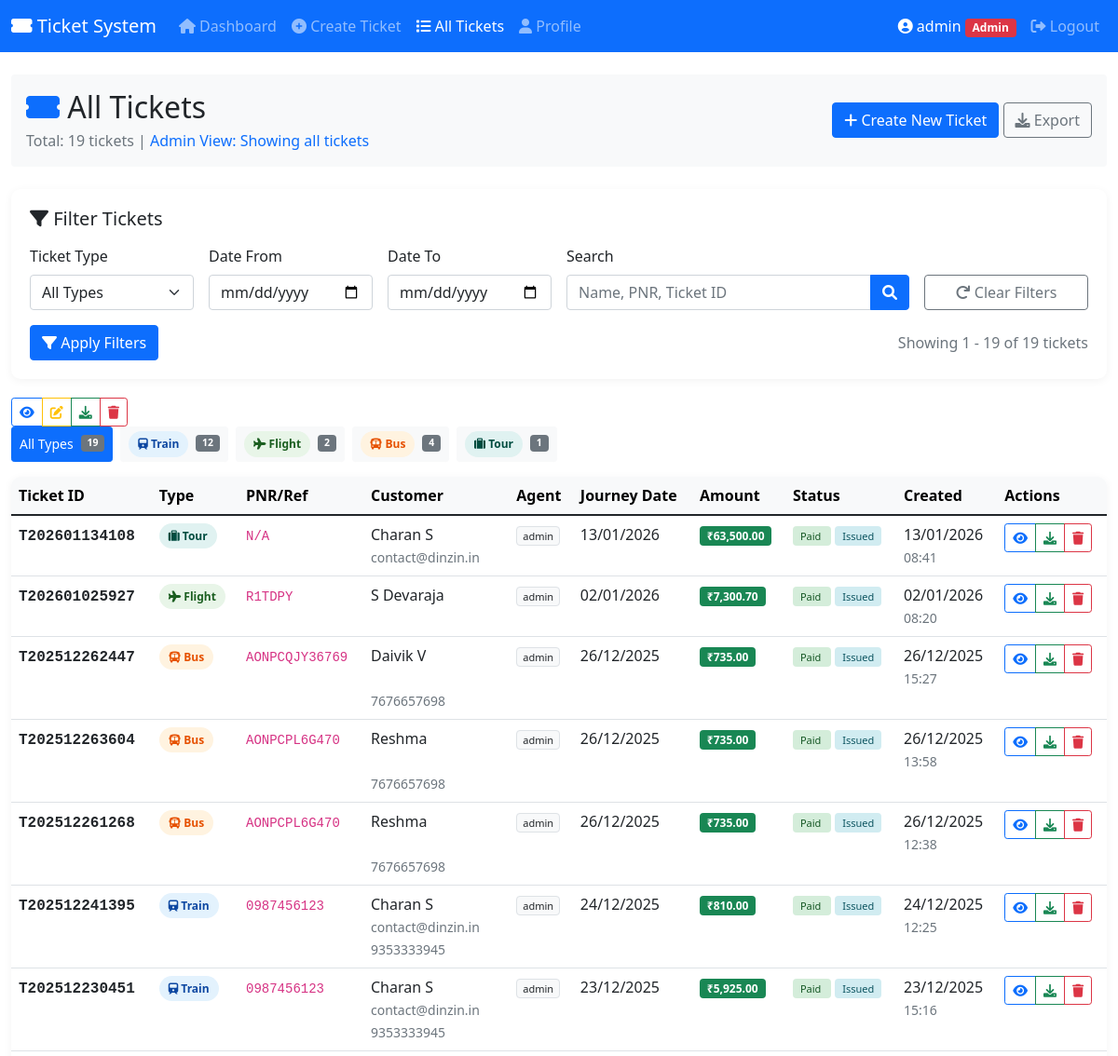
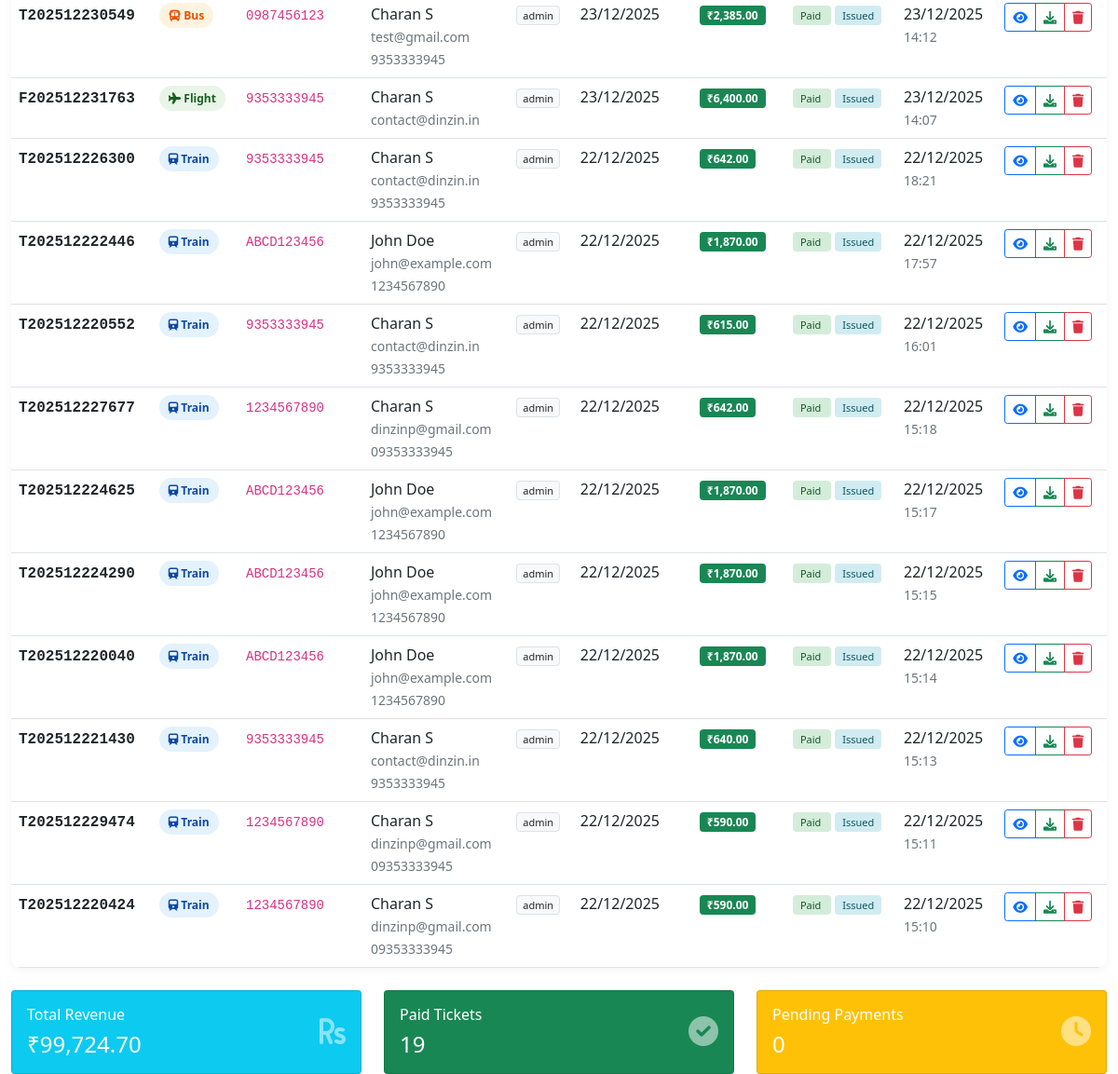
Screenshot of /public/ticket_list.php (signed in) with the database file from the repository (2 pictures, top to bottom).
### tables this page shows
CREATE TABLE `tickets` (
  `ticket_id` varchar(20) NOT NULL,
  `ticket_type` enum('train','flight','bus','cab','tour') NOT NULL,
  `pnr` varchar(20) NOT NULL,
  `booking_date` date NOT NULL,
  `customer_name` varchar(100) NOT NULL,
  `customer_email` varchar(100) DEFAULT NULL,
  `customer_phone` varchar(20) DEFAULT NULL,
  `total_amount` decimal(10,2) NOT NULL,
  `payment_status` enum('paid','pending','cancelled') DEFAULT 'paid',
  `ticket_status` enum('issued','cancelled','refunded') DEFAULT 'issued',
  `ticket_data` longtext NOT NULL CHECK (json_valid(`ticket_data`)),
  `pdf_path` varchar(255) DEFAULT NULL,
  `generated_by` int(11) NOT NULL,
  `generated_at` timestamp NOT NULL DEFAULT current_timestamp(),
  `cancelled_at` timestamp NULL DEFAULT NULL,
  `cancelled_by` int(11) DEFAULT NULL,
  `notes` text DEFAULT NULL
);

### public/ticket_list.php (the view, shortened to what the rows shown need)
<?php
require_once APP_PATH . '/config/database.php';
try {
    $db = getDB();
} catch (Exception $e) {
    die("Database error: " . $e->getMessage());
}
$user_id = $_SESSION['user_id'];
$is_admin = ($_SESSION['role'] ?? '') === 'admin';
$type = $_GET['type'] ?? '';
$search = $_GET['search'] ?? '';
$date_from = $_GET['date_from'] ?? '';
$date_to = $_GET['date_to'] ?? '';
$page = isset($_GET['page']) ? (int)$_GET['page'] : 1;
$limit = 20;
$offset = ($page - 1) * $limit;
$where = $is_admin ? "WHERE 1=1" : "WHERE generated_by = ?";
$query = "SELECT ticket_id, ticket_type, pnr, customer_name, customer_email,
                 customer_phone, total_amount, generated_at, generated_by,
                 payment_status, ticket_status
          FROM tickets $where
          ORDER BY generated_at DESC
          LIMIT ? OFFSET ?";
$stmt = $db->prepare($query);
$paramIndex = 1;
$stmt->bindValue($paramIndex++, (int)$limit, PDO::PARAM_INT);
$stmt->bindValue($paramIndex++, (int)$offset, PDO::PARAM_INT);
$stmt->execute();
$tickets = $stmt->fetchAll();
$agents = [];
if ($is_admin) {
    $agent_stmt = $db->query("SELECT id, username FROM users WHERE is_active = 1");
    $agents = $agent_stmt->fetchAll(PDO::FETCH_KEY_PAIR);
}
?>
<!DOCTYPE html>
<html lang="en">
<head>
    <link href="https://cdn.jsdelivr.net/npm/bootstrap@5.1.3/dist/css/bootstrap.min.css" rel="stylesheet">
    <link rel="stylesheet" href="https://cdnjs.cloudflare.com/ajax/libs/font-awesome/6.0.0/css/all.min.css">
    <link rel="stylesheet" href="https://cdn.jsdelivr.net/npm/flatpickr/dist/flatpickr.min.css">
</head>
<body>
    <div class="container-fluid mt-4">
        <div class="row mb-4">
            <div class="col-12">
                <div class="card bg-light border-0">
                    <div class="card-body">
                        <div class="d-flex justify-content-between align-items-center">
                            <div>
                                <h2 class="mb-1"><i class="fas fa-ticket-alt text-primary"></i> All Tickets</h2>
                            </div>
                        </div>
                    </div>
                </div>
            </div>
        </div>
        <div class="table-container">
            <?php if (empty($tickets)): ?>
                <div class="text-center py-5">
                    <i class="fas fa-ticket-alt fa-3x text-muted mb-3"></i>
                    <h4>No tickets found</h4>
                    <p class="text-muted">
                        <?= empty($search) && empty($type) && empty($date_from) && empty($date_to)
                            ? 'Create your first ticket to get started!'
                            : 'No tickets match your filters.'
                        ?>
                    </p>
                    <?php if (!empty($search) || !empty($type) || !empty($date_from) || !empty($date_to)): ?>
                    <a href="ticket_list.php" class="btn btn-primary">
                        <i class="fas fa-redo"></i> Clear Filters
                    </a>
                    <?php else: ?>
                    <a href="create_ticket.php" class="btn btn-primary">
                        <i class="fas fa-plus"></i> Create Ticket
                    </a>
                    <?php endif; ?>
                </div>
            <?php else: ?>
            <div class="table-responsive">
                <table class="table table-hover mb-0">
                    <thead class="table-light">
                        <tr>
                            <th>Ticket ID</th>
                            <th>Type</th>
                            <th>PNR/Ref</th>
                            <th>Customer</th>
                            <?php if ($is_admin): ?>
                            <th>Agent</th>
                            <?php endif; ?>
                            <th>Journey Date</th>
                            <th>Amount</th>
                            <th>Status</th>
                            <th>Created</th>
                            <th>Actions</th>
                        </tr>
                    </thead>
                    <tbody>
                        <?php foreach ($tickets as $ticket):
                            $typeClass = 'ticket-' . $ticket['ticket_type'];
                            $paymentStatusClass = 'status-' . $ticket['payment_status'];
                            $ticketStatusClass = 'ticket-' . $ticket['ticket_status'];
                        ?>
                        <tr>
                            <td>
                                <strong class="font-monospace"><?= htmlspecialchars($ticket['ticket_id']) ?></strong>
                            </td>
                            <td>
                                <span class="ticket-badge <?= $typeClass ?>">
                                    <i class="fas fa-<?=
                                        $ticket['ticket_type'] === 'flight' ? 'plane' :
                                        ($ticket['ticket_type'] === 'train' ? 'train' :
                                        ($ticket['ticket_type'] === 'bus' ? 'bus' :
                                        ($ticket['ticket_type'] === 'cab' ? 'taxi' : 'suitcase')))
                                    ?>"></i>
                                    <?= ucfirst($ticket['ticket_type']) ?>
                                </span>
                            </td>
                            <td>
                                <code><?= htmlspecialchars($ticket['pnr']) ?></code>
                            </td>
                            <td>
                                <div class="fw-medium"><?= htmlspecialchars($ticket['customer_name']) ?></div>
                                <small class="text-muted">
                                    <?php if (!empty($ticket['customer_email'])): ?>
                                        <?= htmlspecialchars($ticket['customer_email']) ?>
                                    <?php endif; ?>
                                    <?php if (!empty($ticket['customer_phone'])): ?>
                                        <br><?= htmlspecialchars($ticket['customer_phone']) ?>
                                    <?php endif; ?>
                                </small>
                            </td>
                            <?php if ($is_admin): ?>
                            <td>
                                <span class="agent-badge">
                                    <?= htmlspecialchars($agents[$ticket['generated_by']] ?? 'User ' . $ticket['generated_by']) ?>
                                </span>
                            </td>
                            <?php endif; ?>
                            <td>
                                <?= date('d/m/Y', strtotime($ticket['generated_at'])) ?>
                            </td>
                            <td>
                                <span class="badge bg-success">
                                    ₹<?= number_format($ticket['total_amount'], 2) ?>
                                </span>
                            </td>
                            <td>
                                <span class="status-badge <?= $paymentStatusClass ?> me-1">
                                    <?= ucfirst($ticket['payment_status']) ?>
                                </span>
                                <span class="status-badge <?= $ticketStatusClass ?>">
                                    <?= ucfirst($ticket['ticket_status']) ?>
                                </span>
                            </td>
                            <td>
                                <?= date('d/m/Y', strtotime($ticket['generated_at'])) ?><br>
                                <small class="text-muted"><?= date('H:i', strtotime($ticket['generated_at'])) ?></small>
                            </td>
                            <td>
                                <div class="btn-group btn-group-sm">
                                    <a href="view_ticket.php?id=<?= $ticket['ticket_id'] ?>"
                                       class="btn btn-outline-primary" title="View" data-bs-toggle="tooltip">
                                        <i class="fas fa-eye"></i>
                                    </a>
                                    <a href="generate_ticket.php?id=<?= $ticket['ticket_id'] ?>"
                                       class="btn btn-outline-success" title="Download PDF" data-bs-toggle="tooltip">
                                        <i class="fas fa-download"></i>
                                    </a>
                                    <?php if ($is_admin || $ticket['generated_by'] == $user_id): ?>
                                    <button type="button" class="btn btn-outline-danger"
                                            onclick="confirmDelete('<?= $ticket['ticket_id'] ?>')"
                                            title="Delete" data-bs-toggle="tooltip">
                                        <i class="fas fa-trash"></i>
                                    </button>
                                    <?php endif; ?>
                                </div>
                            </td>
                        </tr>
                        <?php endforeach; ?>
                    </tbody>
                </table>
            </div>
            <?php endif; ?>
        </div>
    </div>
</body>
</html>

### rows the page displays
tickets: ticket_id "T202601134108", ticket_type "Tour", pnr "N/A", customer_name "Charan S", customer_email "contact@dinzin.in", generated_by "admin", generated_at "13/01/2026", total_amount "63,500.00", payment_status "Paid", ticket_status "Issued", generated_at "08:41"
tickets: ticket_id "T202601025927", ticket_type "Flight", pnr "R1TDPY", customer_name "S Devaraja", generated_by "admin", generated_at "02/01/2026", total_amount "7,300.70", payment_status "Paid", ticket_status "Issued", generated_at "08:20"
tickets: ticket_id "T202512262447", ticket_type "Bus", pnr "AONPCQJY36769", customer_name "Daivik V", customer_phone "7676657698", generated_by "admin", generated_at "26/12/2025", total_amount "735.00", payment_status "Paid", ticket_status "Issued", generated_at "15:27"
tickets: ticket_id "T202512263604", ticket_type "Bus", pnr "AONPCPL6G470", customer_name "Reshma", customer_phone "7676657698", generated_by "admin", generated_at "26/12/2025", total_amount "735.00", payment_status "Paid", ticket_status "Issued", generated_at "13:58"
tickets: ticket_id "T202512261268", ticket_type "Bus", pnr "AONPCPL6G470", customer_name "Reshma", customer_phone "7676657698", generated_by "admin", generated_at "26/12/2025", total_amount "735.00", payment_status "Paid", ticket_status "Issued", generated_at "12:38"
tickets: ticket_id "T202512241395", ticket_type "Train", pnr "0987456123", customer_name "Charan S", customer_email "contact@dinzin.in", customer_phone "9353333945", generated_by "admin", generated_at "24/12/2025", total_amount "810.00", payment_status "Paid", ticket_status "Issued", generated_at "12:25"
tickets: ticket_id "T202512230451", ticket_type "Train", pnr "0987456123", customer_name "Charan S", customer_email "contact@dinzin.in", customer_phone "9353333945", generated_by "admin", generated_at "23/12/2025", total_amount "5,925.00", payment_status "Paid", ticket_status "Issued", generated_at "15:16"
tickets: ticket_id "T202512230549", ticket_type "Bus", pnr "0987456123", customer_name "Charan S", customer_email "test@gmail.com", customer_phone "9353333945", generated_by "admin", generated_at "23/12/2025", total_amount "2,385.00", payment_status "Paid", ticket_status "Issued", generated_at "14:12"
tickets: ticket_id "F202512231763", ticket_type "Flight", pnr "9353333945", customer_name "Charan S", customer_email "contact@dinzin.in", generated_by "admin", generated_at "23/12/2025", total_amount "6,400.00", payment_status "Paid", ticket_status "Issued", generated_at "14:07"
tickets: ticket_id "T202512226300", ticket_type "Train", pnr "9353333945", customer_name "Charan S", customer_email "contact@dinzin.in", customer_phone "9353333945", generated_by "admin", generated_at "22/12/2025", total_amount "642.00", payment_status "Paid", ticket_status "Issued", generated_at "18:21"
tickets: ticket_id "T202512222446", ticket_type "Train", pnr "ABCD123456", customer_name "John Doe", customer_email "john@example.com", customer_phone "1234567890", generated_by "admin", generated_at "22/12/2025", total_amount "1,870.00", payment_status "Paid", ticket_status "Issued", generated_at "17:57"
tickets: ticket_id "T202512220552", ticket_type "Train", pnr "9353333945", customer_name "Charan S", customer_email "contact@dinzin.in", customer_phone "9353333945", generated_by "admin", generated_at "22/12/2025", total_amount "615.00", payment_status "Paid", ticket_status "Issued", generated_at "16:01"
tickets: ticket_id "T202512227677", ticket_type "Train", pnr "1234567890", customer_name "Charan S", customer_email "dinzinp@gmail.com", customer_phone "09353333945", generated_by "admin", generated_at "22/12/2025", total_amount "642.00", payment_status "Paid", ticket_status "Issued", generated_at "15:18"
tickets: ticket_id "T202512224625", ticket_type "Train", pnr "ABCD123456", customer_name "John Doe", customer_email "john@example.com", customer_phone "1234567890", generated_by "admin", generated_at "22/12/2025", total_amount "1,870.00", payment_status "Paid", ticket_status "Issued", generated_at "15:17"
tickets: ticket_id "T202512224290", ticket_type "Train", pnr "ABCD123456", customer_name "John Doe", customer_email "john@example.com", customer_phone "1234567890", generated_by "admin", generated_at "22/12/2025", total_amount "1,870.00", payment_status "Paid", ticket_status "Issued", generated_at "15:15"
tickets: ticket_id "T202512220040", ticket_type "Train", pnr "ABCD123456", customer_name "John Doe", customer_email "john@example.com", customer_phone "1234567890", generated_by "admin", generated_at "22/12/2025", total_amount "1,870.00", payment_status "Paid", ticket_status "Issued", generated_at "15:14"
tickets: ticket_id "T202512221430", ticket_type "Train", pnr "9353333945", customer_name "Charan S", customer_email "contact@dinzin.in", customer_phone "9353333945", generated_by "admin", generated_at "22/12/2025", total_amount "640.00", payment_status "Paid", ticket_status "Issued", generated_at "15:13"
tickets: ticket_id "T202512229474", ticket_type "Train", pnr "1234567890", customer_name "Charan S", customer_email "dinzinp@gmail.com", customer_phone "09353333945", generated_by "admin", generated_at "22/12/2025", total_amount "590.00", payment_status "Paid", ticket_status "Issued", generated_at "15:11"
tickets: ticket_id "T202512220424", ticket_type "Train", pnr "1234567890", customer_name "Charan S", customer_email "dinzinp@gmail.com", customer_phone "09353333945", generated_by "admin", generated_at "22/12/2025", total_amount "590.00", payment_status "Paid", ticket_status "Issued", generated_at "15:10"

### other values shown
$_SESSION['username'] "admin"
$total_tickets "19"
min($offset + 1, $total_tickets) "1"
min($offset + $limit, $total_tickets) "19"
$type_name "Train"
$count "12"
$type_name "Flight"
$count "2"
$type_name "Bus"
$count "4"
$type_name "Tour"
$count "1"
array_sum(array_column($tickets, 'total_amount')) "99,724.70"
